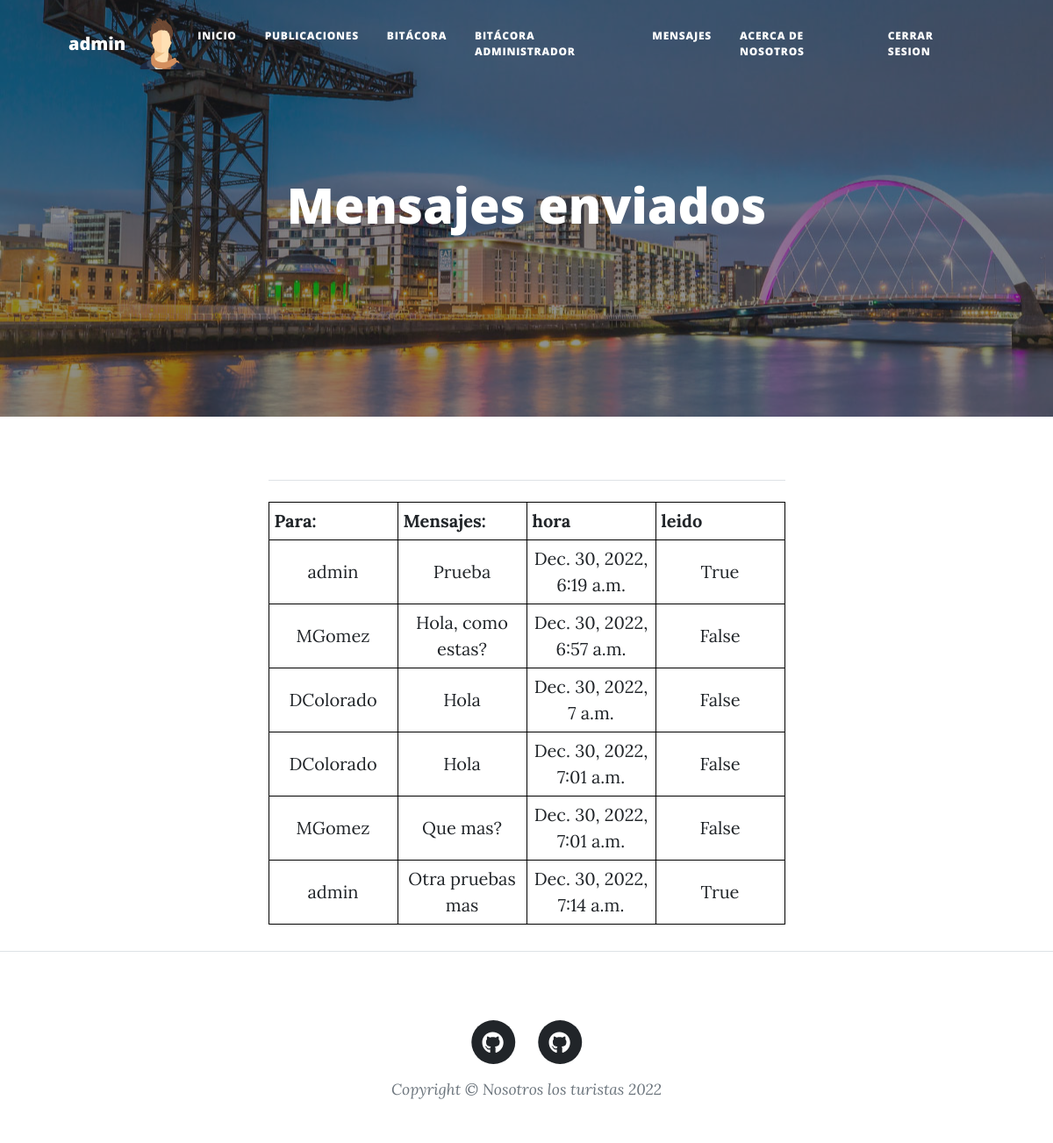
Page /mensajes/enviadoMensaje (signed in) on the committed database.
### mensajeria/models.py (models this page shows, shortened)
class Mensaje(models.Model):
    enviar = models.ForeignKey(User, on_delete=models.CASCADE, related_name='sender')
    recibir = models.ForeignKey(User, on_delete=models.CASCADE, related_name='receiver')
    mensaje = models.TextField(max_length=5000)
    a_quehora = models.DateTimeField(auto_now_add=True)
    leido = models.BooleanField(default=False)

### mensajeria/views.py (the view)
# urls.py: path("enviadoMensaje", enviadoMensaje , name = "enviadoMensaje"),
@login_required
def enviadoMensaje(request):
    usuario = request.user
    herram = Mensaje.objects.filter(enviar = usuario)
    return render(request, "enviadoMensaje.html", {"mensajes": herram, "avatar": obtenerAvatar(request)})

### usuarios/views.py (called while the page is built)
def obtenerAvatar(request):
    if request.user.is_authenticated:
        lista = Perfil.objects.filter(user=request.user)
        if len(lista)!=0:
            imagen = lista[0].avatar.url
        else:
            imagen = ""
    else:
        imagen = ""
    return imagen

### mensajeria/templates/enviadoMensaje.html
{% extends "padre.html" %}
{% load static %}
{% block encabezado %}
<header class="masthead" style="background-image: url('../static/assets/img/clyde.jpg')">
    <div class="container position-relative px-4 px-lg-5">
        <div class="row gx-4 gx-lg-5 justify-content-center">
            <div class="col-md-10 col-lg-8 col-xl-7">
                <div class="post-heading">
                    <h1 style="color: white; text-align: center;"> Mensajes enviados</h1>
                </div>
            </div>
        </div>
    </div>
</header>
{% endblock %}
{% block contenido %}
<div class="container px-4 px-lg-5">
    <div class="row gx-4 gx-lg-5 justify-content-center">
        <div class="col-md-10 col-lg-8 col-xl-7">
            <hr class="my-4" />
            <div class="post-preview">
                <table >
                    <tr>
                        <th style="border: 1px solid #000; width: 25%; padding: 0.3em;">Para:       </th>
                        <th style="border: 1px solid #000; width: 25%; padding: 0.3em;">Mensajes:   </th>
                        <th style="border: 1px solid #000; width: 25%; padding: 0.3em;">hora        </th>
                        <th style="border: 1px solid #000; width: 25%; padding: 0.3em;">leido       </th>
                    </tr>
                    {% for indice in mensajes %}
                    <tr>
                        <td style="text-align: center; border: 1px solid #000; width: 25%; border-spacing: 0; padding: 0.3em;">{{ indice.recibir }}</td>
                        <td style="text-align: center; border: 1px solid #000; width: 25%; border-spacing: 0; padding: 0.3em;">{{ indice.mensaje }}</td>
                        <td style="text-align: center; border: 1px solid #000; width: 25%; border-spacing: 0; padding: 0.3em;">{{ indice.a_quehora }}</td>
                        <td style="text-align: center; border: 1px solid #000; width: 25%; border-spacing: 0; padding: 0.3em;">{{ indice.leido }}</td>
                    </tr>
                    {% endfor %}
                </table>
                <br>
            </div>
        </div>
    </div>
</div>
{% endblock %}
{% block avatar %}
<img src= "{{ avatar }}" width="50">
{% endblock %}

### blog/templates/padre.html (shortened to what this page needs)
<!DOCTYPE html>
<html lang="en">
    <head>
        {% load static %}
        <link href="{% static 'css/styles.css' %}" rel="stylesheet" />
    </head>
    <body>
        <nav class="navbar navbar-expand-lg navbar-light" id="mainNav">
            <div class="container px-4 px-lg-5">
                <a class="navbar-brand" href="{% url 'user_profile' %}">{{ user.get_username }} </a>
                {% block avatar %}
                {% endblock %}
                    {% if user.is_authenticated %}
                <div class="collapse navbar-collapse" id="navbarResponsive">
                    <ul class="navbar-nav ms-auto py-4 py-lg-0">
                        <li class="nav-item"><a class="nav-link px-lg-3 py-3 py-lg-4" href="{% url 'inicio' %}">Inicio</a></li>
                        <li class="nav-item"><a class="nav-link px-lg-3 py-3 py-lg-4" href="{% url 'all_posts' %}">Publicaciones</a></li>
                        <li class="nav-item"><a class="nav-link px-lg-3 py-3 py-lg-4" href="{% url 'bitacora' %}">Bitácora</a></li>
                        {% if user.is_superuser %}
                        <li class="nav-item"><a class="nav-link px-lg-3 py-3 py-lg-4" href="{% url 'bitacora_admin' %}">Bitácora administrador</a></li>
                        {% endif %}
                        <li class="nav-item"><a class="nav-link px-lg-3 py-3 py-lg-4" href="{% url 'mensajeUsuarios' %}">Mensajes</a></li>
                        <li class="nav-item"><a class="nav-link px-lg-3 py-3 py-lg-4" href="{% url 'about_me' %}">Acerca de nosotros</a></li>
                        <li class="nav-item"><a class="nav-link px-lg-3 py-3 py-lg-4" href="{% url 'logout' %}">Cerrar sesion</a></li>
                    </ul>
                    {% endif %}
            </div>
        </nav>
        {% block encabezado %}
        {% endblock  %}
        {% block contenido %}
        {% endblock  %}
        <footer class="border-top">
            <div class="container px-4 px-lg-5">
                <div class="row gx-4 gx-lg-5 justify-content-center">
                    <div class="col-md-10 col-lg-8 col-xl-7">
                        <br>
                        <ul class="list-inline text-center">
                            <li class="list-inline-item">
                                <a href="https://github.com/DanielColoradoL">
                                    <span class="fa-stack fa-lg">
                                        <i class="fas fa-circle fa-stack-2x"></i>
                                        <i class="fab fa-github fa-stack-1x fa-inverse"></i>
                                    </span>
                                </a>
                            </li>
                            <li class="list-inline-item">
                                <a href="https://github.com/Cesarsol117">
                                    <span class="fa-stack fa-lg">
                                        <i class="fas fa-circle fa-stack-2x"></i>
                                        <i class="fab fa-github fa-stack-1x fa-inverse"></i>
                                    </span>
                                </a>
                            </li>
                        </ul>
                        <div class="small text-center text-muted fst-italic">Copyright &copy; Nosotros los turistas 2022</div>
                    </div>
                </div>
            </div>
        </footer>
    </body>
</html>

### rows in the picture
Mensaje: recibir "admin", mensaje "Prueba", a_quehora "Dec. 30, 2022, 6:19 a.m.", leido "True"
Mensaje: recibir "MGomez", mensaje "Hola, como estas?", a_quehora "Dec. 30, 2022, 6:57 a.m.", leido "False"
Mensaje: recibir "DColorado", mensaje "Hola", a_quehora "Dec. 30, 2022, 7 a.m.", leido "False"
Mensaje: recibir "DColorado", mensaje "Hola", a_quehora "Dec. 30, 2022, 7:01 a.m.", leido "False"
Mensaje: recibir "MGomez", mensaje "Que mas?", a_quehora "Dec. 30, 2022, 7:01 a.m.", leido "False"
Mensaje: recibir "admin", mensaje "Otra pruebas mas", a_quehora "Dec. 30, 2022, 7:14 a.m.", leido "True"

### other values in the picture
{{ user.get_username }} "admin"
